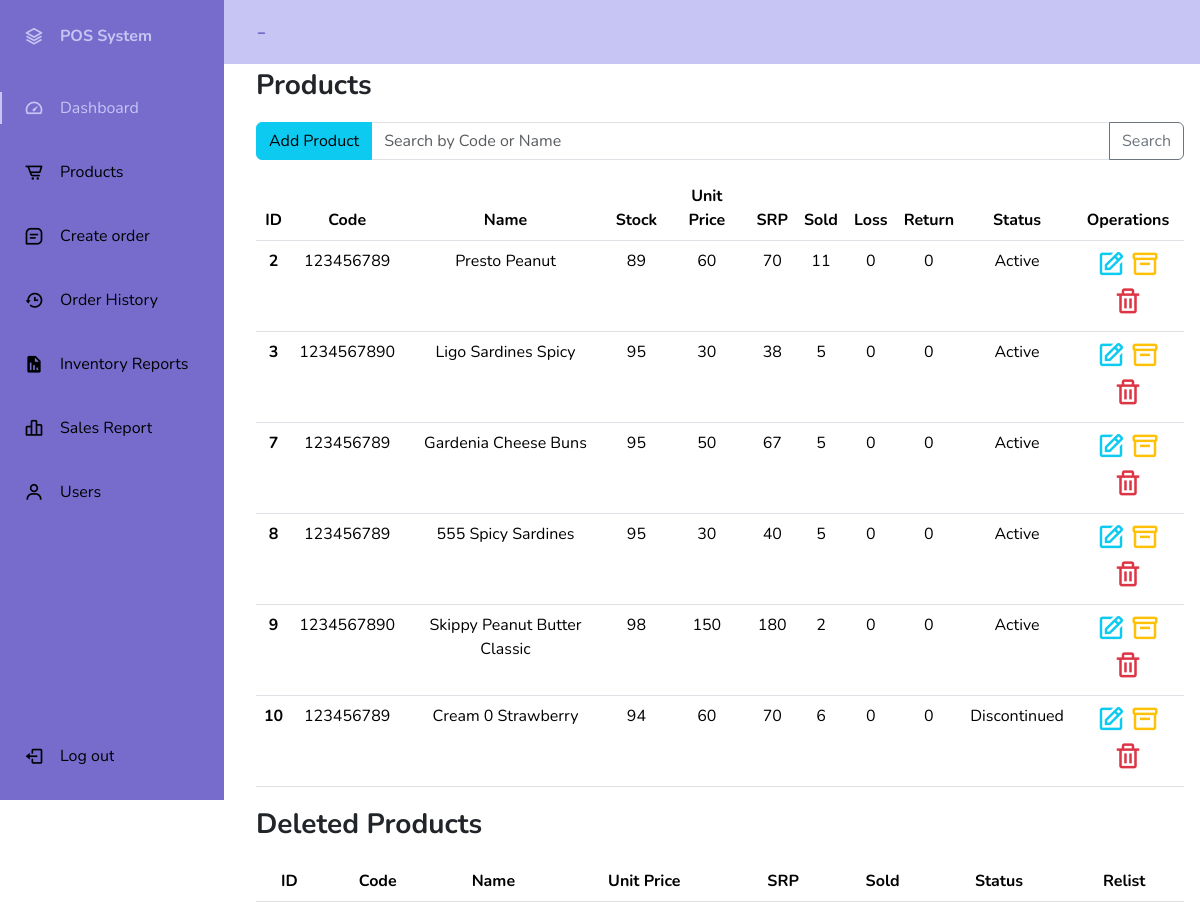
/Admin/products/allProducts.php, run on the app's committed database.
### tables this page shows
CREATE TABLE `products` (
  `ID` int(11) NOT NULL,
  `Code` bigint(100) NOT NULL,
  `Name` varchar(100) NOT NULL,
  `Stock` int(11) NOT NULL,
  `SRP` int(11) NOT NULL,
  `MarkupPrice` int(11) NOT NULL,
  `SoldQty` int(11) NOT NULL,
  `LossQty` int(11) NOT NULL,
  `ReturnQty` int(11) NOT NULL,
  `Status` varchar(100) NOT NULL,
  `Archive` varchar(100) NOT NULL
);

### Admin/products/allProducts.php (the view, shortened to what this page needs)
<?php
include '../includes/dbconn.php';
?>
<!doctype html>
<html lang="en">
<head>
    <link href="https://cdn.jsdelivr.net/npm/bootstrap@5.3.2/dist/css/bootstrap.min.css" rel="stylesheet">
    <link href="https://cdn.jsdelivr.net/npm/boxicons@latest/css/boxicons.min.css" rel="stylesheet">
    <link rel="stylesheet" href="../includes/style.css">
</head>
<body id="body-pd">
    <header class="header" id="header">
        <div class="header_toggle"><?php echo $_SESSION['Name'] . ' - ' . $_SESSION['Position'] ?></div>
        <div class="header_img"> <img src="https://visualpharm.com/assets/381/Admin-595b40b65ba036ed117d3b23.svg" alt=""> </div>
    </header>
    <div class="l-navbar" id="nav-bar">
    <nav class="nav">
            <div>
                <a href="" class="nav_logo">
                    <i class='bx bx-layer nav_logo-icon'></i>
                    <span class="nav_logo-name">POS System</span>
                </a>
                <div class="nav_list">
                    <a href="../dashboard/dashboard.php" class="nav_link active">
                        <i class='bx bx-tachometer nav_icon'></i>
                        <span class="nav_name">Dashboard</span>
                    </a>
                    <a href="../products/allProducts.php" class="nav_link">
                        <i class='bx bx-cart-alt nav_icon'></i>
                        <span class="nav_name">Products</span>
                    </a>
                    <a href="../CreateOrder/createOrder.php" class="nav_link">
                        <i class='bx bx-message-square-detail nav_icon'></i>
                        <span class="nav_name">Create order</span>
                    </a>
                    <a href="../orderHistory/history.php" class="nav_link">
                        <i class='bx bx-history nav_icon'></i>
                        <span class="nav_name">Order History</span>
                    </a>
                    <a href="../Inventory Report/inventoryReport.php" class="nav_link">
                        <i class='bx bxs-report nav_icon'></i>
                        <span class="nav_name">Inventory Reports</span>
                    </a> <a href="../SalesReport/salesReport.php" class="nav_link">
                        <i class='bx bx-bar-chart-alt-2 nav_icon'></i>
                        <span class="nav_name">Sales Report</span>
                    </a>
                    <a href="/Admin/users/allUsers.php" class="nav_link">
                        <i class='bx bx-user nav_icon'></i>
                        <span class="nav_name">Users</span>
                    </a>
                </div>
            </div>
            <a href="/Admin/logout.php" class="nav_link">
                <i class='bx bx-log-out nav_icon'></i>
                <span class="nav_name">Log out</span>
            </a>
        </nav>
    </div>
    <div class=" bg-body text-center">
        <p class=" text-start fw-bold fs-3">Products</p>
        <form method="GET" action="allProducts.php" class="mb-3">
            <div class="input-group">
                <a href="addProduct.php" class="btn btn-info">Add Product</a>
                <input type="text" class="form-control" placeholder="Search by Code or Name" name="search" value="<?php echo isset($_GET['search']) ? $_GET['search'] : ''; ?>">
                <button class="btn btn-outline-secondary" type="submit">Search</button>
            </div>
        </form>
        <table class="table">
            <thead>
                <tr>
                    <th scope="col">ID</th>
                    <th scope="col">Code</th>
                    <th scope="col">Name</th>
                    <th scope="col">Stock</th>
                    <th scope="col">Unit Price</th>
                    <th scope="col">SRP</th>
                    <th scope="col">Sold</th>
                    <th scope="col">Loss</th>
                    <th scope="col">Return</th>
                    <th scope="col">Status</th>
                    <th scope="col">Operations</th>
                </tr>
            </thead>
            <tbody>
                <?php
                $sql = "SELECT * FROM `products` WHERE `Archive` != 'Yes'";
                $result = mysqli_query($conn, $sql);
                while ($row = $result->fetch_assoc()) {
                ?>
                    <tr>
                        <th scope="row"><?php echo $row['ID']; ?></th>
                        <td><?php echo $row['Code']; ?></td>
                        <td><?php echo $row['Name']; ?></td>
                        <td><?php echo $row['Stock']; ?></td>
                        <td><?php echo $row['SRP']; ?></td>
                        <td><?php echo $row['MarkupPrice']; ?></td>
                        <td><?php echo $row['SoldQty']; ?></td>
                        <td><?php echo $row['LossQty']; ?></td>
                        <td><?php echo $row['ReturnQty']; ?></td>
                        <td><?php echo $row['Status']; ?></td>
                        <td>
                            <a href="editProduct.php?ID=<?php echo $row['ID']; ?>"><i class='bx bx-edit text-info' style="font-size: 30px;"></i></a>
                            <a href="loss.php?ID=<?php echo $row['ID']; ?>"><i class='bx bx-box text-warning' style="font-size: 30px;"></i></a>
                            <a href="deleteProduct.php?ID=<?php echo $row['ID']; ?>"><i class='bx bx-trash text-danger' style="font-size: 30px;"></i></a>
                        </td>
                    </tr>
                <?php
                }
                ?>
            </tbody>
        </table>
        <p class=" text-start fw-bold fs-3">Deleted Products</p>
        <table class="table">
            <thead>
                <tr>
                    <th scope="col">ID</th>
                    <th scope="col">Code</th>
                    <th scope="col">Name</th>
                    <th scope="col">Unit Price</th>
                    <th scope="col">SRP</th>
                    <th scope="col">Sold</th>
                    <th scope="col">Status</th>
                    <th scope="col">Relist</th>
                </tr>
            </thead>
        </table>
    </div>
</body>
</html>

### Admin/includes/style.css (style rules this page uses)
:root { --header-height: 3rem; --nav-width: 68px; --first-color: #776BCC; --first-color-light: black; --white-color: #C7C5F4; --body-font: 'Nunito', sans-serif; --normal-font-size: 1rem; --z-fixed: 100 }
* { overflow-x: hidden; }
body { position: relative; margin: var(--header-height) 0 0 0; padding: 0 1rem; font-family: var(--body-font); font-size: var(--normal-font-size); }
a { text-decoration: none; }
.header { width: 100%; height: var(--header-height); position: fixed; top: 0; left: 0; display: flex; align-items: center; justify-content: space-between; padding: 0 1rem; background-color: var(--white-color); z-index: var(--z-fixed); }
.header_toggle { color: var(--first-color); font-size: 1.6rem; cursor: pointer; }
.header_img { width: 35px; height: 35px; display: flex; justify-content: center; border-radius: 50%; overflow: hidden; }
.header_img img { width: 40px; }
.l-navbar { position: fixed; top: 0; left: -30%; width: var(--nav-width); height: 100vh; background-color: var(--first-color); padding: .5rem 1rem 0 0; z-index: var(--z-fixed); }
.nav { height: 100%; display: flex; flex-direction: column; justify-content: space-between; overflow: hidden; }
.nav_logo, .nav_link { display: grid; grid-template-columns: max-content max-content; align-items: center; column-gap: 1rem; padding: .5rem 0 .5rem 1.5rem; }
.nav_logo { margin-bottom: 2rem; }
.nav_logo-icon { font-size: 1.25rem; color: var(--white-color); }
.nav_logo-name { color: var(--white-color); font-weight: 700; }
.nav_link { position: relative; color: var(--first-color-light); margin-bottom: 1.5rem; }
.nav_icon { font-size: 1.25rem; }
.show { left: 0; }
.body-pd { padding-left: calc(var(--nav-width) + 1rem); }
.active { color: var(--white-color); }
.active::before { content: ''; position: absolute; left: 0; width: 2px; height: 32px; background-color: var(--white-color); }
@media screen and (min-width: 768px) { body { margin: calc(var(--header-height) + 1rem) 0 0 0; padding-left: calc(var(--nav-width) + 2rem); } }
@media screen and (min-width: 768px) { .header { height: calc(var(--header-height) + 1rem); padding: 0 2rem 0 calc(var(--nav-width) + 2rem); } }
@media screen and (min-width: 768px) { .header_img { width: 40px; height: 40px; } }
@media screen and (min-width: 768px) { .header_img img { width: 45px; } }
@media screen and (min-width: 768px) { .l-navbar { left: 0; padding: 1rem 1rem 0 0; } }
@media screen and (min-width: 768px) { .show { width: calc(var(--nav-width) + 156px); } }
@media screen and (min-width: 768px) { .body-pd { padding-left: calc(var(--nav-width) + 188px); } }

### data on the page
products: ID "2", Code "123456789", Name "Presto Peanut", Stock "89", SRP "60", MarkupPrice "70", SoldQty "11", LossQty "0", ReturnQty "0", Status "Active"
products: ID "3", Code "1234567890", Name "Ligo Sardines Spicy", Stock "95", SRP "30", MarkupPrice "38", SoldQty "5", LossQty "0", ReturnQty "0", Status "Active"
products: ID "7", Code "123456789", Name "Gardenia Cheese Buns", Stock "95", SRP "50", MarkupPrice "67", SoldQty "5", LossQty "0", ReturnQty "0", Status "Active"
products: ID "8", Code "123456789", Name "555 Spicy Sardines", Stock "95", SRP "30", MarkupPrice "40", SoldQty "5", LossQty "0", ReturnQty "0", Status "Active"
products: ID "9", Code "1234567890", Name "Skippy Peanut Butter Classic", Stock "98", SRP "150", MarkupPrice "180", SoldQty "2", LossQty "0", ReturnQty "0", Status "Active"
products: ID "10", Code "123456789", Name "Cream 0 Strawberry", Stock "94", SRP "60", MarkupPrice "70", SoldQty "6", LossQty "0", ReturnQty "0", Status "Discontinued"
